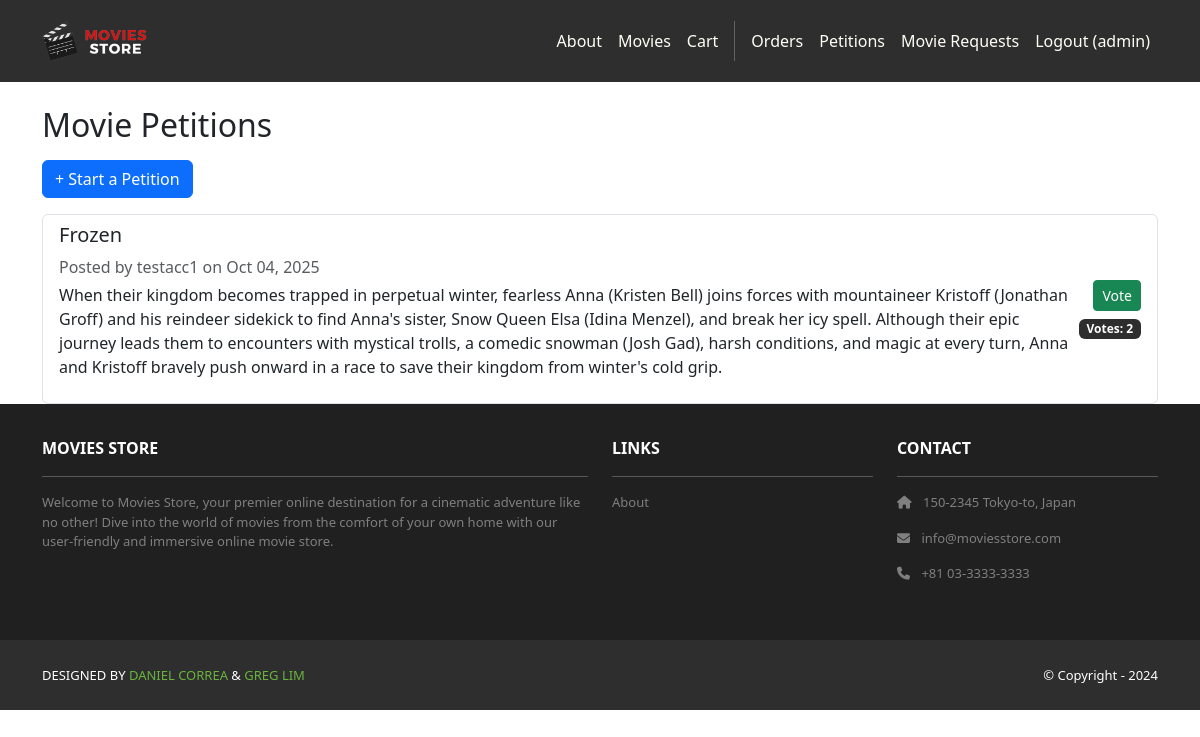
/petitions/ (signed in), run on the app's committed database.
### petitions/models.py (models this page shows, shortened)
class Petition(models.Model):
    title = models.CharField(max_length=200, unique=True)
    description = models.TextField(blank=True)
    created_by = models.ForeignKey(User, on_delete=models.CASCADE)
    created_at = models.DateTimeField(auto_now_add=True)
    def vote_count(self):
        return self.votes.count()

### petitions/views.py (the view)
# urls.py: path("", views.petition_list, name="list"),
@login_required
def petition_list(request):
    petitions = Petition.objects.all().order_by("-created_at")
    return render(request, "petitions/petition_list.html", {"petitions": petitions})

### petitions/templates/petitions/petition_list.html (shortened to what this page needs)
{% extends 'base.html' %}
{% block content %}
<div class="container mt-4">
  <h2 class="mb-3">Movie Petitions</h2>
  <a href="{% url 'petitions:create' %}" class="btn btn-primary mb-3">+ Start a Petition</a>
  {% if petitions %}
    <div class="list-group">
      {% for petition in petitions %}
        <div class="list-group-item d-flex justify-content-between align-items-center">
          <div>
            <h5>{{ petition.title }}</h5>
            <p class="mb-1 text-muted">
              Posted by {{ petition.created_by.username }} on {{ petition.created_at|date:"M d, Y" }}
            </p>
            {% if petition.description %}
              <p>{{ petition.description }}</p>
            {% endif %}
          </div>
          <div class="text-end">
            <form method="post" action="{% url 'petitions:vote' petition.id %}">
              <button class="btn btn-success btn-sm">Vote</button>
            </form>
            <span class="badge bg-dark mt-2">Votes: {{ petition.vote_count }}</span>
          </div>
        </div>
      {% endfor %}
    </div>
  {% else %}
    <p>No petitions yet. <a href="{% url 'petitions:create' %}">Be the first to add one!</a></p>
  {% endif %}
</div>
{% endblock %}

### moviesstore/templates/base.html (shortened to what this page needs)
<!DOCTYPE html>
<html>
  {% load static %}
  <head>
    <link href="https://cdn.jsdelivr.net/npm/bootstrap@5.3.3/dist/css/bootstrap.min.css" rel="stylesheet">
    <link rel="stylesheet" href="https://cdnjs.cloudflare.com/ajax/libs/font-awesome/6.1.1/css/all.min.css">
    <link rel="stylesheet" type="text/css" href="{% static 'css/style.css' %}">
  </head>
  <body>
    <nav class="p-3 navbar navbar-dark bg-dark navbar-expand-lg">
      <div class="container">
        <a class="navbar-brand" href="{% url 'home.index' %}">
          <img src="{% static 'img/logo.png' %}" alt="logo" height="40" />
        </a>
        <div class="collapse navbar-collapse" id="navbarNavAltMarkup">
          <div class="navbar-nav ms-auto navbar-ml">
            <a class="nav-link" href="{% url 'home.about' %}">About</a>
            <a class="nav-link" href="{% url 'movies.index' %}">Movies</a>
            <a class="nav-link" href="{% url 'cart.index' %}">Cart</a>
            {% if user.is_authenticated %}
            <a class="nav-link" href="{% url 'accounts.orders' %}">Orders</a>
            <a class="nav-link" href="{% url 'petitions:list' %}">Petitions</a>
            <a class="nav-link" href="{% url 'movie_requests' %}">Movie Requests</a>
            <a class="nav-link" href="{% url 'accounts.logout' %}">Logout ({{ user.username }})</a>
            {% else %}
            <a class="nav-link" href="{% url 'accounts.login' %}">Login</a>
            <a class="nav-link" href="{% url 'accounts.signup' %}">Sign Up</a>
            {% endif %}
          </div>
        </div>
      </div>
    </nav>
    <div>
      {% block content %}
      {% endblock content %}
    </div>
    <section class="p-3 ms-footer d-none d-md-block">
      <div class="container">
        <div class="row mt-3 text-white">
          <div class="col-md-6 col-lg-6 col-xl-6 mx-auto mb-4">
            <b>MOVIES STORE</b>
            <hr />
            <p>Welcome to Movies Store, your premier online destination for a cinematic
              adventure like no other! Dive into the world of movies from the comfort of your own home with our user-friendly
              and immersive online movie store.</p>
          </div>
          <div class="col-md-3 col-lg-3 col-xl-3 mx-auto mb-4">
            <b>LINKS</b>
            <hr />
            <p><a class="nav-link" href="{% url 'home.about' %}">About</a></p>
          </div>
          <div class="col-md-3 col-lg-3 col-xl-3 mx-auto mb-4">
            <b>CONTACT</b>
            <hr />
            <p><i class="fas fa-home me-2"></i> 150-2345 Tokyo-to, Japan</p>
            <p><i class="fas fa-envelope me-2"></i> info@moviesstore.com</p>
            <p><i class="fas fa-phone me-2"></i> +81 03-3333-3333</p>
          </div>
        </div>
      </div>
    </section>
    <section class="p-3 ms-footer-bottom bg-dark">
      <div class="container d-flex justify-content-between">
        <div class="me-5 text-white">
          <span>DESIGNED BY <a href="https://www.x.com/danielgarax" target="_blank">DANIEL CORREA</a> &
            <a href="https://www.x.com/greglim81" target="_blank">GREG LIM</a>
          </span>
        </div>
        <div class="text-white">
          <span>© Copyright - 2024</span>
        </div>
      </div>
    </section>
  </body>
</html>

### moviesstore/static/css/style.css (style rules this page uses)
.navbar a.nav-link { color: #FFFEF6 !important; }
.bg-dark { background-color: #2E2E2E !important; }
.ms-footer { background-color: #202020; }
.ms-footer p { color: #7F7F7F; font-size: 13px; }
.ms-footer-bottom span { font-size: 13px; line-height: 38px; }
.ms-footer-bottom a { color: #6ab43e; text-decoration: none; }

### data on the page
Petition: title "Frozen", created_by.username "testacc1", created_at "Oct 04, 2025", description "When their kingdom becomes trapped in perpetual winter, fearless Anna (Kristen Bell) joins forces with mountaineer Kristoff (Jonathan Groff) and his reindeer sidekick to find Anna's sister, Snow Queen Elsa (Idina Menzel), and break her icy spell. Although their epic journey leads them to encounters with mystical trolls, a comedic snowman (Josh Gad), harsh conditions, and magic at every turn, Anna and Kristoff bravely push onward in a race to save their kingdom from winter's cold grip.", vote_count "2"

### other printed values
{{ user.username }} "admin"
